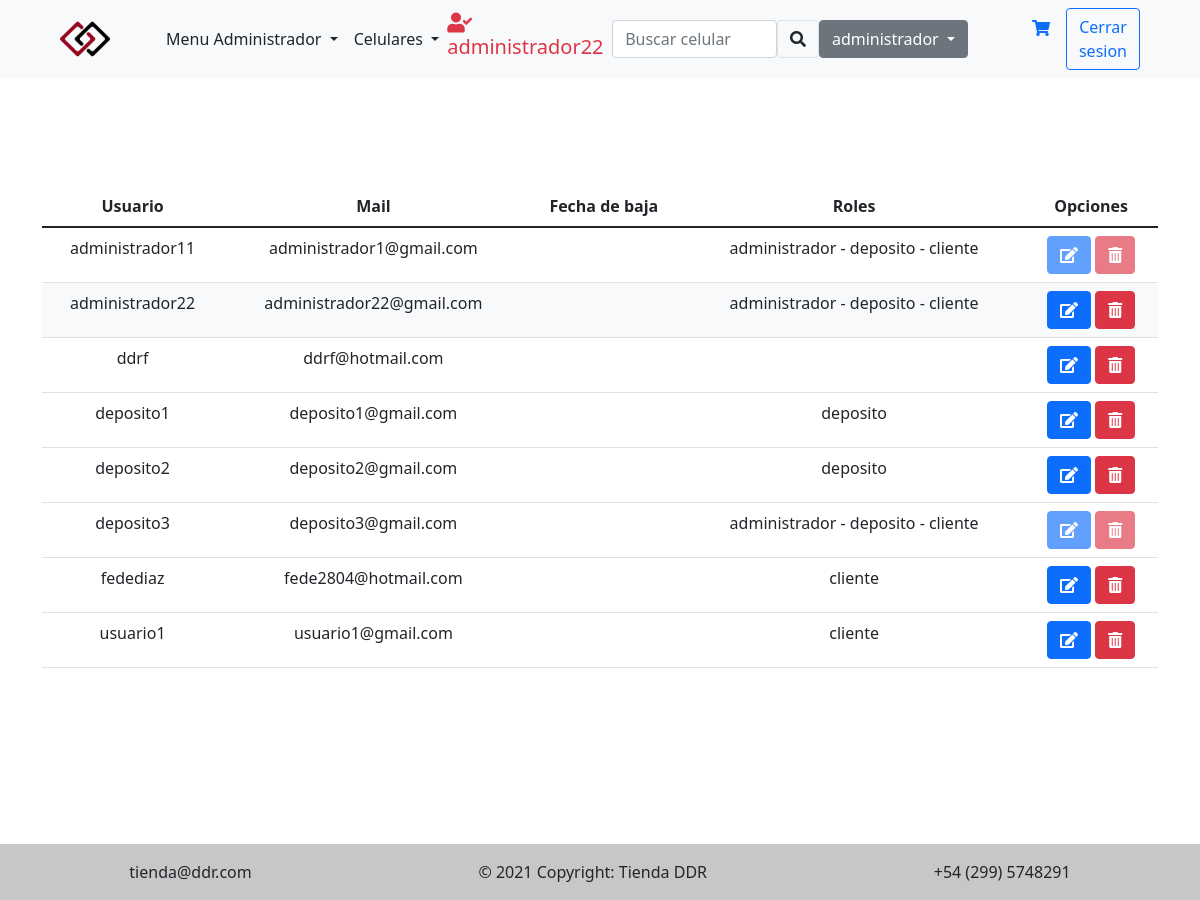
Screenshot of /View/listarUsuario.php (signed in) with the database file from the repository.
### tables this page shows
CREATE TABLE `menu` (
  `idmenu` bigint(20) NOT NULL,
  `menombre` varchar(50) NOT NULL COMMENT 'Nombre del item del menu',
  `medescripcion` varchar(124) NOT NULL COMMENT 'Descripcion mas detallada del item del menu',
  `idpadre` bigint(20) DEFAULT NULL COMMENT 'Referencia al id del menu que es subitem',
  `medeshabilitado` timestamp NULL DEFAULT current_timestamp() COMMENT 'Fecha en la que el menu fue deshabilitado por ultima vez'
);

CREATE TABLE `usuario` (
  `idusuario` bigint(20) NOT NULL,
  `usnombre` varchar(50) NOT NULL,
  `uspass` varchar(32) NOT NULL,
  `usmail` varchar(50) NOT NULL,
  `usdeshabilitado` timestamp NULL DEFAULT NULL
);

CREATE TABLE `rol` (
  `idrol` bigint(20) NOT NULL,
  `rodescripcion` varchar(50) NOT NULL
);

### View/listarUsuario.php (the view, shortened to what the rows shown need)
<?php include_once "../config.php" ?>
<?php $title = 'Lista de Usuarios';
include_once 'includes/head.php' ?>
<?php include_once 'includes/navbar.php' ?>
<?php
$controlLU = new ListarUsuariosControl();
$controlLU->altaBajaUsuario();
$listaUsuarios = $controlLU->listar();
$usuarioEsRol = $controlLU->esRol();
?>
<div class="container d-flex justify-content-center align-items-start text-center mt-5">
  <?php if ($sesion->activa()) { ?>
    <?php if (count($listaUsuarios) > 0) { ?>
      <table class="table">
        <thead>
          <tr>
            <th scope="col">Usuario</th>
            <th scope="col">Mail</th>
            <th scope="col">Fecha de baja</th>
            <th scope="col">Roles</th>
            <th scope="col">Opciones</th>
          </tr>
        </thead>
        <tbody>
          <?php $listaUsuarios = ordenarArregloUsuarios($listaUsuarios) ?>
          <?php foreach ($listaUsuarios as $objUsuario) { ?>
            <?php $textoDeshab = ($objUsuario->getUsDeshabilitado()) ? "class=\"text-black-50\"" : ""; ?>
            <?php $rolesUsuarioActual = $controlLU->printRoles($objUsuario) ?>
            <?php
            $bgcUsuario = "";
            $disabled = "";
            if ($objUsuario->getIdUsuario() != $_SESSION['idusuario']) {
              if (strpos($rolesUsuarioActual, 'administrador') !== false) {
                $disabled = "disabled";
              } elseif (strpos($rolesUsuarioActual, 'deposito') !== false and !$usuarioEsRol['administrador']) {
                $disabled = "disabled";
              } elseif (!$usuarioEsRol['administrador'] and !$usuarioEsRol['deposito']) {
                $disabled = "disabled";
              }
            } else {
              $bgcUsuario = "bg-light";
            }
            ?>
            <tr class="<?= $bgcUsuario ?>">
              <td <?= $textoDeshab ?>><?= $objUsuario->getUsNombre() ?></td>
              <td <?= $textoDeshab ?>><?= $objUsuario->getUsMail() ?></td>
              <td <?= $textoDeshab ?>><?= $objUsuario->getUsDeshabilitado() ?></td>
              <td <?= $textoDeshab ?>><?= $rolesUsuarioActual ?></td>
              <td>
                <?php if (!$objUsuario->getUsDeshabilitado()) { ?>
                  <a class="btn btn-primary <?= $disabled ?>" title="Editar" href="./editarDatosCliente.php?idu=<?= $objUsuario->getIdUsuario() ?>" role="button"><i class="fas fa-edit"></i></a>
                  <a class="btn btn-danger <?= $disabled ?>" title="Dar de baja" href="./listarUsuario.php?idu=<?= $objUsuario->getIdUsuario() ?>&baja=1" role="button"><i class="fas fa-trash-alt"></i></a>
                <?php } else { ?>
                  <a class="btn btn-warning <?= $disabled ?>" title="Reactivar" href="./listarUsuario.php?idu=<?= $objUsuario->getIdUsuario() ?>&baja=0" role="button"><i class="fas fa-redo"></i></a>
                <?php } ?>
              </td>
            </tr>
          <?php } ?>
        </tbody>
      </table>
    <?php } ?>
  <?php } else { ?>
    <div class="alert alert-danger mt-20vh" role="alert">
      <h4 class="alert-heading">Esta pagina es solo para usuarios registrados</h4>
    </div>
  <?php } ?>
</div>
<?php include_once 'includes/footer.php' ?>

### View/includes/navbar.php (shortened to what the rows shown need)
<?php
include_once "../config.php";
$control = new NavbarControl();
if ($sesion->activa()) {
  $roles = $control->rolesUsuario($sesion);
  $rolActual = $control->rolActual($sesion);
  $menues = $control->menues($sesion);
}
?>
<nav class="navbar navbar-expand-lg navbar-light bg-light">
  <div class="container-fluid">
    <div class="collapse navbar-collapse" id="navbarSupportedContent">
      <ul class="navbar-nav me-auto mb-2 mb-lg-0">
        <?php if ($sesion->activa()) { ?>
          <li class="nav-item dropdown">
            <?php if (isset($menues)) { ?>
              <a class="nav-link dropdown-toggle text-dark" href="#" role="button" id="dropdownMenuLink" data-bs-toggle="dropdown" aria-expanded="false">
                <?= $menues[0]->getMeNombre() ?>
              </a>
            <?php } ?>
          </li>
        <?php } ?>
        <li class="nav-item dropdown">
        </li>
      </ul>
      <div class="text-danger h5">
        <?php if ($sesion->activa()) { ?>
          <i class="fas fa-user-check"></i> <?= $sesion->getObjUsuario()->getUsNombre() ?>
        <?php } ?>
      </div>
      <form action="./buscarAccion.php" class="d-flex">
        <input class="form-control" type="search" name="busqueda" placeholder="Buscar celular" aria-label="Search">
        <button class="btn border" type="submit"><i class="fas fa-search"></i></button>
      </form>
      <?php if (isset($roles) && count($roles) > 1) { ?>
        <div class="dropdown">
          <a class="btn btn-secondary dropdown-toggle" href="#" role="button" id="dropdownMenuLink" data-bs-toggle="dropdown" aria-expanded="false">
            <?= ($rolActual != null) ? $rolActual->getRoDescripcion() : "Roles"; ?>
          </a>
        </div>
      <?php } ?>
      <div class="d-flex mx-5">
        <a class="boton-login nav-link" href="./carritoCompra.php"><i class="fas fa-shopping-cart"></i></a>
        <?php if ($sesion->activa()) { ?>
          <a class="btn btn-outline-primary" href="loginCerrar.php" role="button">Cerrar sesion</a>
        <?php } else { ?>
          <a class="btn btn-primary" href="login.php" role="button">Iniciar sesión</a>
        <?php } ?>
      </div>
    </div>
  </div>
</nav>

### rows the page displays
menu: menombre "Menu Administrador"
usuario: usnombre "administrador22", usmail "administrador22@gmail.com", rolesUsuarioActual "administrador - deposito - cliente"
rol: rodescripcion "administrador"
usuario: usnombre "administrador11", usmail "administrador1@gmail.com", rolesUsuarioActual "administrador - deposito - cliente"
usuario: usnombre "ddrf", usmail "ddrf@hotmail.com"
usuario: usnombre "deposito1", usmail "deposito1@gmail.com", rolesUsuarioActual "deposito"
usuario: usnombre "deposito2", usmail "deposito2@gmail.com", rolesUsuarioActual "deposito"
usuario: usnombre "deposito3", usmail "deposito3@gmail.com", rolesUsuarioActual "administrador - deposito - cliente"
usuario: usnombre "fedediaz", usmail "fede2804@hotmail.com", rolesUsuarioActual "cliente"
usuario: usnombre "usuario1", usmail "usuario1@gmail.com", rolesUsuarioActual "cliente"
